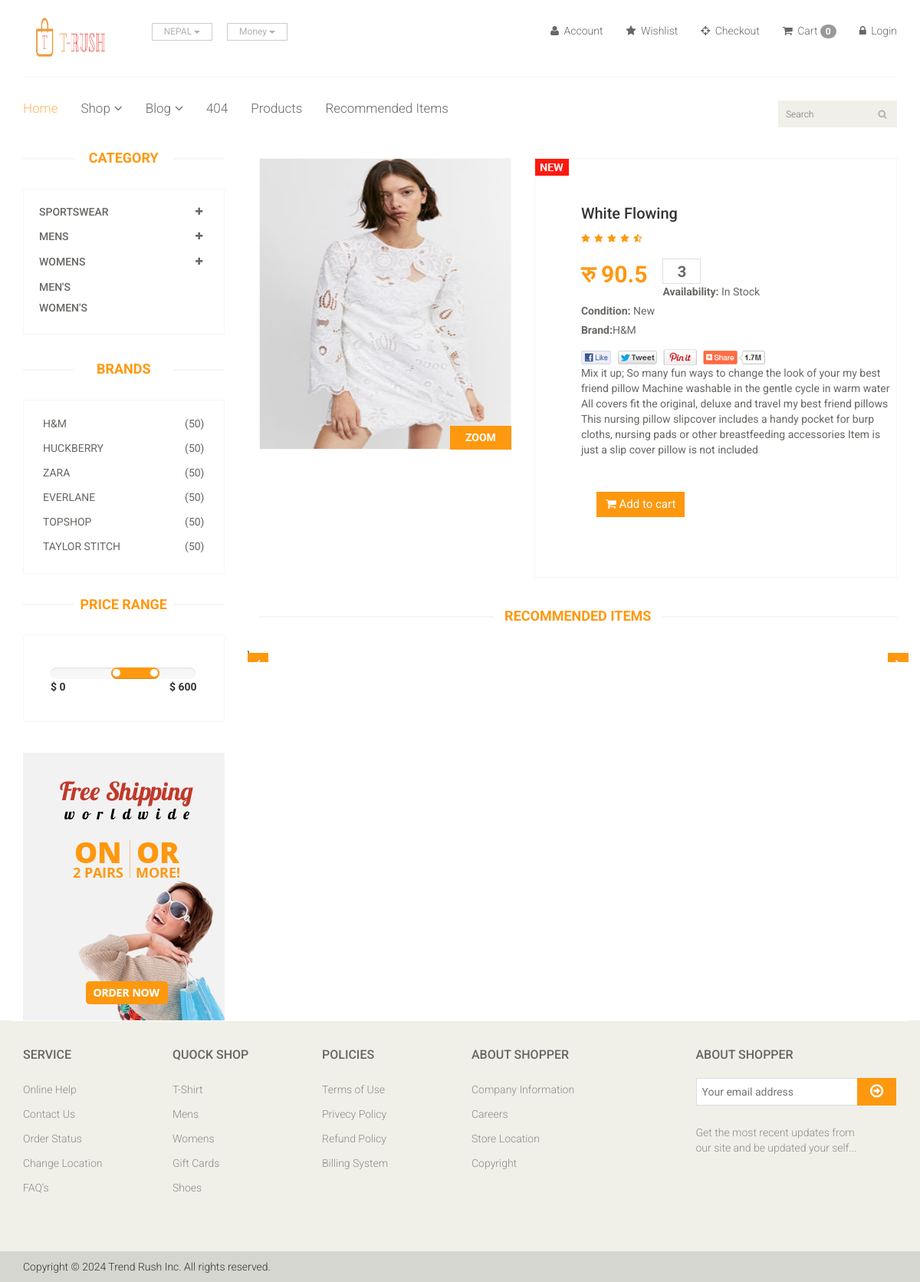
The app's page /product/2 with its own data.
### app/models.py (models this page shows, shortened)
class Category(models.Model):
    name = models.CharField(max_length=100)

class Brand(models.Model):
    name = models.CharField(max_length=50)
    def __str__(self) -> str:
        return self.name

class Product(models.Model):
    Avaliability = (
        ('In Stock','In Stock'),
    ('Out of Stock','Out of Stock'),
    )
    category = models.ForeignKey(Category, on_delete=models.CASCADE,null=True,default=None)
    subcategory = models.ForeignKey(SubCategory, on_delete=models.CASCADE,null=True, default=None)
    brand = models.ForeignKey(Brand, on_delete=models.CASCADE)
    image = models.ImageField(upload_to='ecommerce/prodimg')
    descriptions = models.TextField(default='')
    name = models.CharField(max_length=100)
    price = models.FloatField(validators=[Price_Positive])
    Avaliability = models.CharField(choices=Avaliability,max_length=100, null=True)
    date = models.DateField(auto_now_add=True)

### testbca/views.py (the view)
# urls.py: path("product/<str:id>", views.Product_Detail, name="product_detail"),
def Product_Detail(request, id):
    product = Product.objects.filter(id=id).first()
    review = Product.objects.count()
    category = Category.objects.all()
    brand = Brand.objects.all()
    subcat = SubCategory.objects.all()
    if 'cart' in request.session:
        cart = request.session['cart']
        recommended_products = get_item_recommend(
            cart, num_recommendations=5)
    else:
        recommended_products = []
    context = {
        'category': category,
        'product': product,
        'review': review,
        'brand': brand,
        'subcat': subcat,
        'recommended_products': recommended_products,
    }
    return render(request, 'product_detail.html', context)

### templates/product_detail.html (shortened to what this page needs)
{% extends "base.html" %}
{% load static %}
{% block body %}
<section>
    <div class="container">
        <div class="row">
            <div class="col-sm-3">
                <div class="left-sidebar">
                    <h2>Category</h2>
                    <div class="panel-group category-products" id="accordian">
                        <div class="panel panel-default">
                            <div class="panel-heading">
                                <h4 class="panel-title">
                                    <a data-toggle="collapse" data-parent="#accordian" href="#sportswear">
                                        <span class="badge pull-right"><i class="fa fa-plus"></i></span>
                                        Sportswear
                                    </a>
                                </h4>
                            </div>
                        </div>
                        <div class="panel panel-default">
                            <div class="panel-heading">
                                <h4 class="panel-title">
                                    <a data-toggle="collapse" data-parent="#accordian" href="#mens">
                                        <span class="badge pull-right"><i class="fa fa-plus"></i></span>
                                        Mens
                                    </a>
                                </h4>
                            </div>
                        </div>
                        <div class="panel panel-default">
                            <div class="panel-heading">
                                <h4 class="panel-title">
                                    <a data-toggle="collapse" data-parent="#accordian" href="#womens">
                                        <span class="badge pull-right"><i class="fa fa-plus"></i></span>
                                        Womens
                                    </a>
                                </h4>
                            </div>
                        </div>
                        <div class="panel panel-default">
                            {% for cat  in category %}
                            <div class="panel-heading">
                                <h4 class="panel-title"><a href="#">{{cat.name}}</a></h4>
                            </div>
                            {% endfor %}
                        </div>
                    </div>
                    <div class="brands_products">
                        <h2>Brands</h2>
                        <div class="brands-name">
                            <ul class="nav nav-pills nav-stacked">
                                {% for b  in brand %}
                                <li><a href=""> <span class="pull-right">(50)</span>{{b.name}}</a></li>
                                {% endfor %}
                            </ul>
                        </div>
                    </div>
                    <div class="price-range">
                        <h2>Price Range</h2>
                        <div class="well">
                             <input type="text" class="span2" value="" data-slider-min="0" data-slider-max="600" data-slider-step="5" data-slider-value="[250,450]" id="sl2" ><br />
                             <b>$ 0</b> <b class="pull-right">$ 600</b>
                        </div>
                    </div>
                    <div class="shipping text-center">
                        <img src="images/home/shipping.jpg" alt="" />
                    </div>
                </div>
            </div>
            <div class="col-sm-9 padding-right">
                <div class="product-details">
                    <div class="col-sm-5">
                        <div class="view-product">
                            <img src="/{{product.image}}" alt="" />
                            <h3>ZOOM</h3>
                        </div>
                    </div>
                    <div class="col-sm-7">
                        <div class="product-information">
                            <img src="images/product-details/new.jpg" class="newarrival" alt="" />
                            <h2>{{product.name}}</h2>
                            <img src="images/product-details/rating.png" alt="" />
                            <span>
                                <span>रु {{product.price}}</span>
                                <input type="text" value="3" />
                                <p><b>Availability:</b> {{product.Avaliability}}</p>
                            <p><b>Condition:</b> New</p>
                            <p><b>Brand:</b>{{product.brand}} </p>
                            <a href=""><img src="images/product-details/share.png" class="share img-responsive"  alt="" /></a>
                            <p>{{product.descriptions}} </p>
                            <br><br>
                                <a href="{% url 'cart_add' product.id %}" type="button" class="btn btn-fefault cart">
                                    <i class="fa fa-shopping-cart"></i>
                                    Add to cart
                                </a>
                            </span>
                        </div>
                    </div>
                </div>
                <div class="recommended_items">
                    <h2 class="title text-center">recommended items</h2>
                    <div id="recommended-item-carousel" class="carousel slide" data-ride="carousel">\
                         <a class="left recommended-item-control" href="#recommended-item-carousel" data-slide="prev">
                            <i class="fa fa-angle-left"></i>
                          </a>
                          <a class="right recommended-item-control" href="#recommended-item-carousel" data-slide="next">
                            <i class="fa fa-angle-right"></i>
                          </a>
                    </div>
                </div>
            </div>
        </div>
    </div>
</section>
{% endblock body %}

### templates/base.html (shortened to what this page needs)
<!DOCTYPE html>
{% load static %}
<html lang="en">
<head>
    <link href=" {% static 'app/css/bootstrap.min.css' %}" rel="stylesheet">
    <link href=" {% static 'app/css/font-awesome.min.css'%}" rel="stylesheet">
    <link href=" {% static 'app/css/prettyPhoto.css'  %} " rel="stylesheet">
    <link href=" {% static 'app/css/price-range.css' %} " rel="stylesheet">
    <link href=" {% static 'app/css/animate.css' %}" rel="stylesheet">
	<link href=" {% static 'app/css/main.css' %}" rel="stylesheet">
	<link href=" {% static 'app/css/responsive.css' %}" rel="stylesheet">
</head>
<body>
<div class="header-middle">
			<div class="container">
				<div class="row">
					<div class="col-sm-4">
						<div class="logo pull-left">
							<a href="{% url 'index' %}">
								<img src="{% static 'app/images/home/logo.png' %}" style="padding-left: 10px;" height="60px" width="110px" alt="" />
							</a>
						</div>
						<div class="btn-group pull-right">
							<div class="btn-group">
								<button type="button" class="btn btn-default dropdown-toggle usa" data-toggle="dropdown">
									NEPAL
									<span class="caret"></span>
								</button>
							</div>
							<div class="btn-group">
								<button type="button" class="btn btn-default dropdown-toggle usa" data-toggle="dropdown">
									Money
									<span class="caret"></span>
								</button>
							</div>
						</div>
					</div>
					<div class="col-sm-8">
						<div class="shop-menu pull-right">
							<ul class="nav navbar-nav">
								<li><a href="#"><i class="fa fa-user"></i> Account</a></li>
								<li><a href="#"><i class="fa fa-star"></i> Wishlist</a></li>
								<li><a href="checkout.html"><i class="fa fa-crosshairs"></i> Checkout</a></li>
								<li><a href="/cart/cart-detail/"><i class="fa fa-shopping-cart"></i> Cart <span class="badge badge-secondary">{{request.session.cart|length}}</span></span></a></li>
								{% if user.is_authenticated %}
								<li><a href="{% url 'logout' %}"><i class="fa fa-lock"></i> Logout</a></li>
								{% else %}
								<li><a href="{% url 'login' %}"><i class="fa fa-lock"></i> Login</a></li>
								{% endif %}
							</ul>
						</div>
					</div>
				</div>
			</div>
		</div>
		<div class="header-bottom">
			<div class="container">
				<div class="row">
					<div class="col-sm-9">
						<div class="mainmenu pull-left">
							<ul class="nav navbar-nav collapse navbar-collapse">
								<li><a href="{% url 'index' %}" class="active">Home</a></li>
								<li class="dropdown"><a href="#">Shop<i class="fa fa-angle-down"></i></a>
                                </li>
								<li class="dropdown"><a href="#">Blog<i class="fa fa-angle-down"></i></a>
                                </li>
								<li><a href="404.html">404</a></li>
								<li><a href="/product/">Products</a></li>
								<li><a href="{% url 'recomm' %}">Recommended Items</a></li>
							</ul>
						</div>
					</div>
					<div class="col-sm-3">
						<form action="/search/" method="get">
						<div class="search_box pull-right">
							<input name="query" type="text" placeholder="Search"/>
						</div>
					</form>
					</div>
				</div>
			</div>
		</div>
{% block body %}{% endblock body%}
<footer id="footer">
		<div class="footer-widget">
			<div class="container">
				<div class="row">
					<div class="col-sm-2">
						<div class="single-widget">
							<h2>Service</h2>
							<ul class="nav nav-pills nav-stacked">
								<li><a href="#">Online Help</a></li>
								<li><a href="#">Contact Us</a></li>
								<li><a href="#">Order Status</a></li>
								<li><a href="#">Change Location</a></li>
								<li><a href="#">FAQ’s</a></li>
							</ul>
						</div>
					</div>
					<div class="col-sm-2">
						<div class="single-widget">
							<h2>Quock Shop</h2>
							<ul class="nav nav-pills nav-stacked">
								<li><a href="#">T-Shirt</a></li>
								<li><a href="#">Mens</a></li>
								<li><a href="#">Womens</a></li>
								<li><a href="#">Gift Cards</a></li>
								<li><a href="#">Shoes</a></li>
							</ul>
						</div>
					</div>
					<div class="col-sm-2">
						<div class="single-widget">
							<h2>Policies</h2>
							<ul class="nav nav-pills nav-stacked">
								<li><a href="#">Terms of Use</a></li>
								<li><a href="#">Privecy Policy</a></li>
								<li><a href="#">Refund Policy</a></li>
								<li><a href="#">Billing System</a></li>
							</ul>
						</div>
					</div>
					<div class="col-sm-2">
						<div class="single-widget">
							<h2>About Shopper</h2>
							<ul class="nav nav-pills nav-stacked">
								<li><a href="#">Company Information</a></li>
								<li><a href="#">Careers</a></li>
								<li><a href="#">Store Location</a></li>
								<li><a href="#">Copyright</a></li>
							</ul>
						</div>
					</div>
					<div class="col-sm-3 col-sm-offset-1">
						<div class="single-widget">
							<h2>About Shopper</h2>
							<form action="#" class="searchform">
								<input type="text" placeholder="Your email address" />
								<button type="submit" class="btn btn-default"><i class="fa fa-arrow-circle-o-right"></i></button>
								<p>Get the most recent updates from <br />our site and be updated your self...</p>
							</form>
						</div>
					</div>
				</div>
			</div>
		</div>
		<div class="footer-bottom">
			<div class="container">
				<div class="row">
					<p class="pull-left">Copyright © {% now "Y" %} Trend Rush Inc. All rights reserved.</p>
				</div>
			</div>
		</div>
	</footer>
</body>
</html>

### records on screen
Category: name "MEN'S"
Category: name "WOMEN'S"
Brand: name "H&M"
Brand: name "HUCKBERRY"
Brand: name "ZARA"
Brand: name "EVERLANE"
Brand: name "TOPSHOP"
Brand: name "TAYLOR STITCH"
Product: image (picture), name "White Flowing", price "90.5", Avaliability "In Stock", brand "H&M", descriptions "Mix it up; So many fun ways to change the look of your my best friend pillow Machine washable in the gentle cycle in warm water All covers fit the original, deluxe and travel my best friend pillows This nursing pillow slipcover includes a handy pocket for burp cloths, nursing pads or other breastfeeding accessories Item is just a slip cover pillow is not included"

### other values on screen
{{ request.session.cart|length }} "0"
